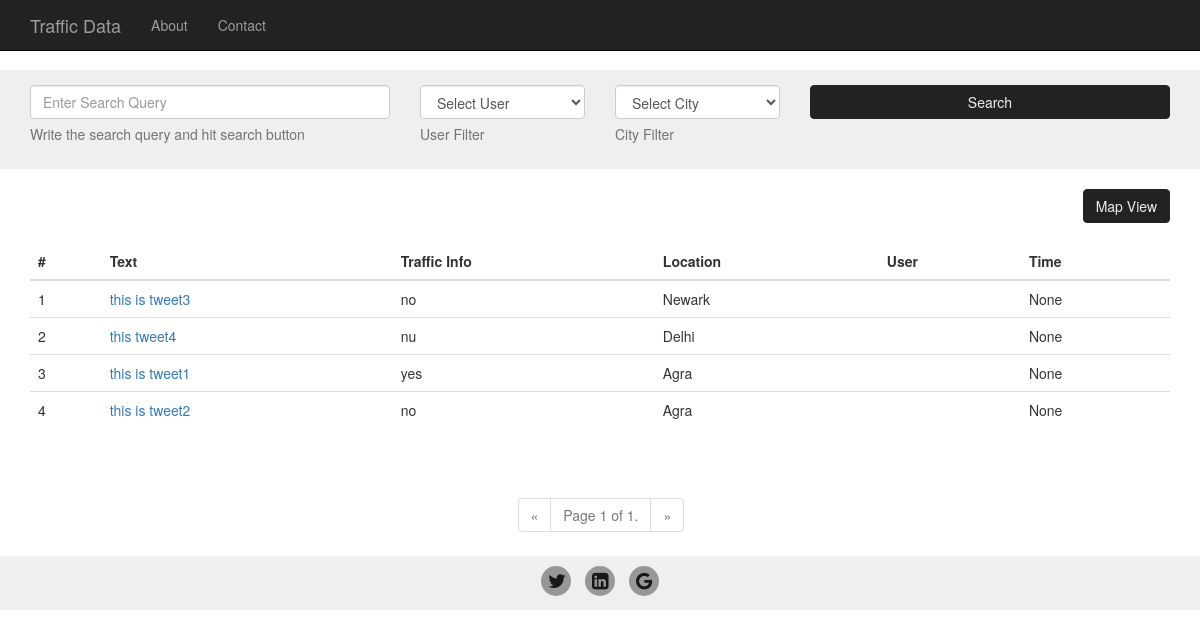
Screenshot of /trafficdata/ with the database file from the repository.
### trafficdata/models.py (models this page shows, shortened)
class Tweets(models.Model):
	tweet_id = models.BigIntegerField(primary_key = True)
	tweet_text = models.CharField(max_length = 200,null=True)
	user_id = models.ForeignKey(
		'User',
		)
	query_id = models.ForeignKey(
		'Query'
		)
	tweet_date = models.DateTimeField(auto_now_add=True,null=True)
	traffic_info = models.CharField(max_length=10,null=True)#  classifier output
	location = models.CharField(max_length=100,null=True)

### trafficdata/views.py (the view)
def index(request):
	city_list = Tweets.objects.order_by().values_list('location',flat=True).distinct()# get all the distinct city value
	users_list = User.objects.all()
	data_list = Tweets.objects.all().order_by('-tweet_date')
	paginator = Paginator(data_list,PAGE_SIZE)
	page = request.GET.get('page')
	try:
		data = paginator.page(page)
	except PageNotAnInteger:
		data = paginator.page(1)
	except EmptyPage:
		data = paginator.page(paginator.num_pages)
	context = {
		'data': data,
		'users_list': users_list,
		'city_list':city_list,
	}
	return render(request, 'trafficdata/index.html', context)

### trafficdata/templates/trafficdata/index.html (shortened to what this page needs)
<!DOCTYPE html>
<html lang="en">
<head>
	{% load static %}
	<link href="{% static 'trafficdata/css/bootstrap.min.css' %}" rel="stylesheet" type="text/css">
	<link href="https://maxcdn.bootstrapcdn.com/font-awesome/4.7.0/css/font-awesome.min.css" rel="stylesheet">
	<link href="{% static 'trafficdata/css/traffic.css' %}" rel="stylesheet">
</head>
<body>
	<nav class="navbar navbar-inverse navbar-fixed-top" role="navigation">
		<div class="container">
			<div class="navbar-header">
				<a class="navbar-brand" href="/">Traffic Data</a>
			</div>
			<div class="collapse navbar-collapse" id="bs-example-navbar-collapse-1">
				<ul class="nav navbar-nav">
					<li><a href="#">About</a></li>
					<li><a href="https://www.linkedin.com/in/saurabh-kumar-22179227">Contact</a></li>
				</ul>
			</div>
		</div>
	</nav>
	<div class='filter'>
		<div class='container'>
			<div class='row'>
				<div class='filter-inner clearfix'>
					<div class='col-md-12'>
						<form class="form-horizontal" action="/search-result">
							<fieldset>
								<div class="form-group">
									<div class="col-md-4">
										<input id="textinput" name="userQuery" type="text" placeholder="Enter Search Query" class="form-control input-md">
										<span class="help-block">Write the search query and hit search button</span>
									</div>
									<div class="col-md-2">
										<select id="user-options" name="user" class="form-control">
											<option value=" " selected='selected' disabled="disabled">Select User</option>
										</select>
										<span class="help-block" for="selectbasic1">User Filter</span>
									</div>
									<div class="col-md-2">
										<select id="selectbasic" name="city" class="form-control">
											<option value=" " selected='selected' disabled="disabled">Select City</option>
										</select>
										<span class="help-block" for="selectbasic2">City Filter</span>
									</div>
									<div class="col-md-4">
										<button id="singlebutton" name="search" class="btn btn-primary traffic-button">Search</button>
									</div>
								</div>
							</fieldset>
						</form>
					</div>
				</div>
			</div>
		</div>
	</div>
	<div class='container'>
		<div class='row'>
			<div class="col-md-12 clearfix">
				<button id="toggleView" name="map or list view" class="btn btn-primary traffic-button">Map View</button>
			</div>
		</div>
	</div>
	<div class="container">
		<div class="row">
			<div class="col-md-12">
				<div class="row carousel-holder">
					<div class="col-md-12">
						<table class="table table-hover">
							<thead>
								<tr>
									<th>#</th>
									<th>Text</th>
									<th>Traffic Info</th>
									<th>Location</th>
									<th>User</th>
									<th>Time</th>
								</tr>
							</thead>
							<tbody>
								{% if data %}
									{% for data_ in data %}
									<tr>
										<td>{{forloop.counter}}</td>
										<td><a data-toggle="tooltip" data-placement="top" title="Click here to get the detail information" href="/trafficdata/{{ data_.tweet_id }}/">{{data_.tweet_text}}</a></td>
										<td>{{data_.traffic_info}}</td>
										<td>{{data_.location}}</td>
										<td ></td>
										<td>{{data_.tweet_date}}</td>
									</tr>
									{% endfor %}
								{% endif %}
							</tbody>
						</table>
					</div>
				</div>
			</div>
		</div>
	</div>
	<div class='container' id='paginator'>
		<div class='row'>
			<div class='col-md-3 col-md-offset-5 col-lg-3 col-lg-offset-5 col-sm-5 col-sm-offset-4 col-xs-5 col-xs-offset-4'>
				<nav aria-label="Page navigation">
					<ul class="pagination">
						{% if data.has_previous %}
						<li><a href="?page={{ data.previous_page_number }}" aria-label="Previous"> <span aria-hidden="true">&laquo;</span></a></li>
						</a></li>
						{% else %}
						<li class="disabled"><a aria-label="Previous"><span aria-hidden="true">&laquo;</span></a></li>
						{% endif %}
						<li class="disabled"><a>Page {{ data.number }} of {{ data.paginator.num_pages }}.</a></li>
						{% if data.has_next %}<li><a href="?page={{ data.next_page_number }}" aria-label="Next"> <span
								aria-hidden="true">&raquo;</span>
						</a></li>
						{% else %}<li class="disabled"><a aria-label="Previous"><span aria-hidden="true">&raquo;</span></a></li>
						{% endif %}
					</ul>
				</nav>
			</div>
		</div>
	</div>
	<div class="footer-class">
				<footer id='footer'>
			<div class="row">
				<div class="col-md-12">
					<div class="social-navigation">
						<a href="https://twitter.com/saurabh8919"><i class="fa fa-twitter"></i></a>
						<a href="https://www.linkedin.com/in/saurabh-kumar-22179227"><i class="fa fa-linkedin-square"></i></a>
						<a href="mailto:saurabhkumar.spsu@gmail.com"><i class="fa fa-google"></i></a>
					</div>
				</div>
			</div>
		</footer>
	</div>
</body>
</html>

### trafficdata/static/trafficdata/css/traffic.css (style rules this page uses)
body { padding-top: 70px; overflow-x: hidden; }
.carousel-holder { margin-bottom: 30px; }
footer { right: 0; bottom: 0; left: 0; padding: 1rem; background-color: #efefef; text-align: center; }
.social-navigation a { background: #979797; border-radius: 999px; color: #181818; display: inline-block; font-size: 1.375em; height: 30px; margin-right: 10px; position: relative; text-align: center; transition: all 0.3s ease-in 0s; width: 30px; }
.social-navigation a .fa { position: absolute; }
.social-navigation a .fa-linkedin-square { left: 7px; top: 6px; }
.social-navigation a .fa-twitter { left: 7px; top: 6px; }
.social-navigation a .fa-google { left: 7px; top: 6px; }
.social-navigation a:last-child { margin-right: 0px; }
.traffic-button { color: #efefef; background-color: #222222; border-color: #222222; }
#singlebutton { width: 100%; }
#toggleView { float: right;; }
.filter { background-color: #efefef; }
.filter-inner { margin-top: 15px; }

### rows the page displays
Tweets: tweet_text "this is tweet3", traffic_info "no", location "Newark", tweet_date "None"
Tweets: tweet_text "this tweet4", traffic_info "nu", location "Delhi", tweet_date "None"
Tweets: tweet_text "this is tweet1", traffic_info "yes", location "Agra", tweet_date "None"
Tweets: tweet_text "this is tweet2", traffic_info "no", location "Agra", tweet_date "None"

### other values shown
{{ data.number }} "1"
{{ data.paginator.num_pages }} "1"
